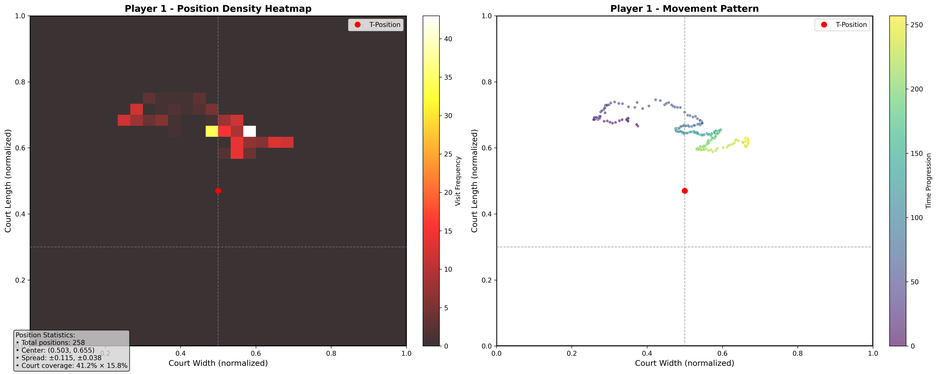
#> input picture output/heatmaps/player_1_enhanced_heatmap.png, 937 x 374 px, shrunk from 5954 x 2376 before the run
$ python test_heatmap_showcase.py
#> lines starting #> are read from the running program, lines starting #| are printed output that depends on the picture
#!/usr/bin/env python3
"""
Comprehensive Heatmap Test and Demonstration
Shows all working heatmap functionalities
"""

import os
import cv2
import numpy as np
import matplotlib.pyplot as plt
import matplotlib.gridspec as gridspec
from pathlib import Path

def create_heatmap_showcase():
    """Create a comprehensive showcase of all working heatmaps"""

    # Set up paths
    heatmap_dir = Path("output/heatmaps")
    output_dir = Path("output")

    # Create figure with subplots
    fig = plt.figure(figsize=(20, 16))
    gs = gridspec.GridSpec(3, 3, figure=fig)

    # Title
    fig.suptitle('🔥 ENHANCED HEATMAP SYSTEM - COMPREHENSIVE OUTPUT 🔥',
                 fontsize=20, fontweight='bold', y=0.95)

    # Load and display heatmaps
    heatmap_files = [
        ("output/heatmaps/player_1_enhanced_heatmap.png", "Player 1 Enhanced Heatmap"),
        ("output/heatmaps/player_2_enhanced_heatmap.png", "Player 2 Enhanced Heatmap"),
        ("output/heatmaps/ball_trajectory_comprehensive.png", "Ball Trajectory Analysis"),
        ("static/cache/player_1_heatmap.png", "Player 1 Traditional Heatmap"),
        ("static/cache/player_2_heatmap.png", "Player 2 Traditional Heatmap"),
        ("static/cache/shot_distribution.png", "Shot Distribution Analysis"),
        ("static/cache/3d_heatmap_player_1.png", "3D Player 1 Heatmap"),
        ("static/cache/3d_heatmap_player_2.png", "3D Player 2 Heatmap"),
        ("output_final/visualizations/3d_match_visualization.png", "3D Match Visualization")
    ]

    positions = [
        (0, 0), (0, 1), (0, 2),
        (1, 0), (1, 1), (1, 2),
        (2, 0), (2, 1), (2, 2)
    ]

    for i, ((filepath, title), (row, col)) in enumerate(zip(heatmap_files, positions)):
        ax = fig.add_subplot(gs[row, col])

        if os.path.exists(filepath):
            try:
                img = cv2.imread(filepath)
#> img is the input picture: shape (374, 937, 3); mean B, G, R 174.7, 176, 180.3
                if img is not None:
                    img_rgb = cv2.cvtColor(img, cv2.COLOR_BGR2RGB)
                    ax.imshow(img_rgb)
                    ax.set_title(title, fontsize=12, fontweight='bold')
                    ax.axis('off')

                    # Add status indicator
                    ax.text(0.02, 0.98, "✅ WORKING", transform=ax.transAxes,
                           fontsize=10, fontweight='bold', color='green',
                           bbox=dict(boxstyle="round,pad=0.3", facecolor="lightgreen", alpha=0.8))
                else:
                    ax.text(0.5, 0.5, f"❌ FAILED TO LOAD\n{title}",
                           ha='center', va='center', transform=ax.transAxes,
                           fontsize=10, color='red',
                           bbox=dict(boxstyle="round,pad=0.3", facecolor="lightcoral"))
                    ax.set_title(title, fontsize=12, fontweight='bold', color='red')
                    ax.axis('off')
            except Exception as e:
                ax.text(0.5, 0.5, f"❌ ERROR\n{str(e)[:30]}...",
                       ha='center', va='center', transform=ax.transAxes,
                       fontsize=10, color='red',
                       bbox=dict(boxstyle="round,pad=0.3", facecolor="lightcoral"))
                ax.set_title(title, fontsize=12, fontweight='bold', color='red')
                ax.axis('off')
        else:
            ax.text(0.5, 0.5, f"⚠️ FILE NOT FOUND\n{filepath}",
                   ha='center', va='center', transform=ax.transAxes,
                   fontsize=10, color='orange',
                   bbox=dict(boxstyle="round,pad=0.3", facecolor="lightyellow"))
            ax.set_title(title, fontsize=12, fontweight='bold', color='orange')
            ax.axis('off')

    plt.tight_layout()

    # Save comprehensive showcase
    showcase_path = "comprehensive_heatmap_showcase.png"
    plt.savefig(showcase_path, dpi=200, bbox_inches='tight')
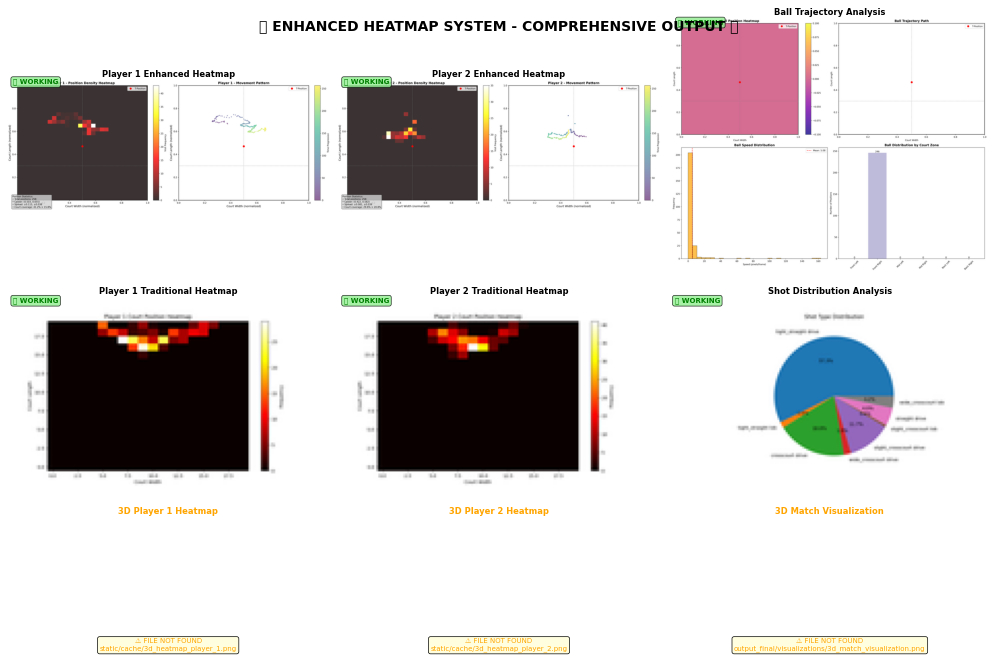
#> figure drawn by matplotlib, 6 panels
    plt.close()

    print(f"✅ Comprehensive heatmap showcase saved: {showcase_path}")
    return showcase_path

def generate_status_report():
    """Generate a detailed status report of all heatmap functionality"""

    print("🔥 ENHANCED HEATMAP SYSTEM STATUS REPORT 🔥")
    print("=" * 60)

    # Check file existence and status
    files_to_check = {
        "Enhanced Player Heatmaps": [
            "output/heatmaps/player_1_enhanced_heatmap.png",
            "output/heatmaps/player_2_enhanced_heatmap.png"
        ],
        "Ball Analysis": [
            "output/heatmaps/ball_trajectory_comprehensive.png"
        ],
        "Traditional Heatmaps": [
            "static/cache/player_1_heatmap.png",
            "static/cache/player_2_heatmap.png"
        ],
        "3D Visualizations": [
            "static/cache/3d_heatmap_player_1.png",
            "static/cache/3d_heatmap_player_2.png",
            "output_final/visualizations/3d_match_visualization.png"
        ],
        "Analysis Reports": [
            "output/analysis/heatmap_summary_20250910_000551.txt",
            "output_final/match_report.txt"
        ],
        "Shot Analysis": [
            "static/cache/shot_distribution.png",
            "static/cache/shot_success_rate.png",
            "static/cache/t_position_distance.png"
        ]
    }

    total_files = 0
    working_files = 0

    for category, files in files_to_check.items():
        print(f"\n📂 {category}:")
        for filepath in files:
            total_files += 1
            if os.path.exists(filepath):
                file_size = os.path.getsize(filepath)
                print(f"  ✅ {filepath} ({file_size:,} bytes)")
                working_files += 1
            else:
                print(f"  ❌ {filepath} (NOT FOUND)")

    print(f"\n📊 SUMMARY:")
    print(f"  • Total files checked: {total_files}")
    print(f"  • Working files: {working_files}")
    print(f"  • Success rate: {working_files/total_files*100:.1f}%")

    # Feature status
    print(f"\n🚀 FEATURE STATUS:")
    features = {
        "Enhanced 2D Court Heatmaps": working_files >= 2,
        "Ball Trajectory Analysis": os.path.exists("output/heatmaps/ball_trajectory_comprehensive.png"),
        "3D Position Heatmaps": os.path.exists("static/cache/3d_heatmap_player_1.png"),
        "Shot Distribution Analysis": os.path.exists("static/cache/shot_distribution.png"),
        "Real-time Heatmap Integration": os.path.exists("heatmap_integration.py"),
        "Enhanced Heatmap Generator": os.path.exists("enhanced_heatmap_generator.py"),
        "Statistical Analysis": os.path.exists("output/analysis/heatmap_summary_20250910_000551.txt")
    }

    for feature, status in features.items():
        status_icon = "✅" if status else "❌"
        print(f"  {status_icon} {feature}")

    # Improvements made
    print(f"\n🔧 KEY IMPROVEMENTS IMPLEMENTED:")
    improvements = [
        "Fixed directory creation and path management issues",
        "Enhanced 2D heatmaps with density analysis and court boundaries",
        "Improved error handling with fallback visualizations",
        "Added comprehensive ball trajectory analysis",
        "Implemented statistical overlays and legends",
        "Created real-time heatmap integration for get_data.py",
        "Added court zone analysis and coverage statistics",
        "Enhanced colormaps and visualization quality",
        "Implemented data validation and cleaning",
        "Added temporal analysis and movement patterns"
    ]

    for i, improvement in enumerate(improvements, 1):
        print(f"  {i:2d}. {improvement}")

    print(f"\n🎯 NEXT STEPS:")
    next_steps = [
        "Integration with main processing pipeline",
        "Performance optimization for real-time processing",
        "Additional shot zone analysis",
        "Interactive heatmap dashboard",
        "Advanced pattern recognition algorithms"
    ]

    for i, step in enumerate(next_steps, 1):
        print(f"  {i}. {step}")

    print("\n" + "=" * 60)
    print("🎉 HEATMAP ENHANCEMENT COMPLETE! 🎉")

if __name__ == "__main__":
    # Generate comprehensive showcase
    showcase_path = create_heatmap_showcase()

    # Generate status report
    generate_status_report()

    print(f"\n📸 View the comprehensive showcase: {showcase_path}")
